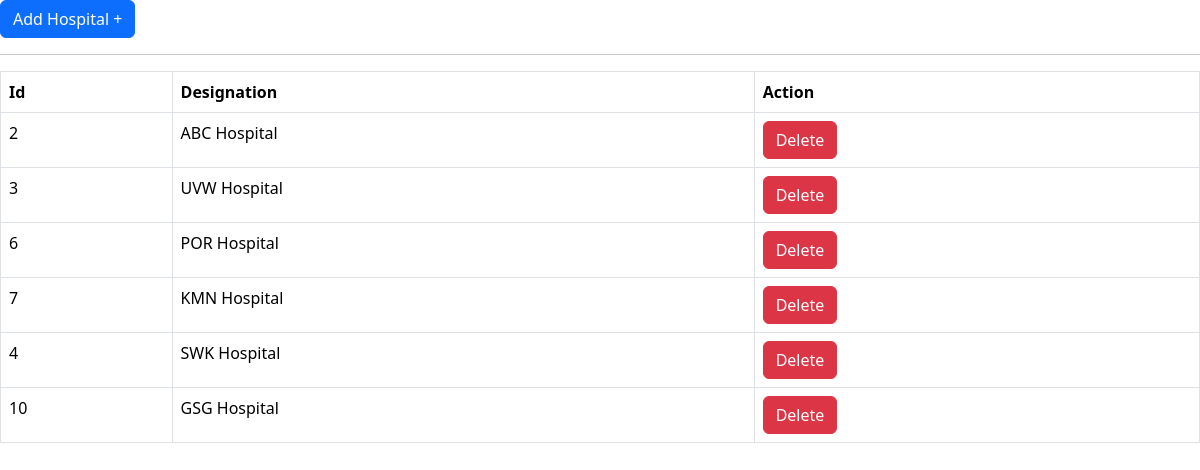
Screenshot of /hospital.php with the database file from the repository.
### tables this page shows
CREATE TABLE `designation` (
  `Id` int(11) NOT NULL,
  `dest` varchar(50) NOT NULL
);

### hospital.php (the view, shortened to what this page needs)
<!DOCTYPE html>
<html lang="en">
<head>
    <link href="https://cdn.jsdelivr.net/npm/bootstrap@5.3.2/dist/css/bootstrap.min.css" rel="stylesheet">
    <link rel="stylesheet" href="https://cdn.jsdelivr.net/npm/bootstrap-icons@1.3.0/font/bootstrap-icons.css">
    <link rel="stylesheet" href="admin.css">
</head>
<body>
<?php
$servername = "localhost";
$username = "root";
$password = "";
$dbname = "pets_care";
$conn = new mysqli($servername, $username, $password, $dbname);
$sql = "SELECT * FROM designation";
$result = $conn->query($sql);
?>
<a class="btn btn-primary" data-bs-toggle="modal" data-bs-target="#addDesignationModal">Add Hospital +</a>
<hr>
<table class="table table-bordered">
<thead>
        <tr>
            <th>Id</th>
            <th>Designation</th>
            <th>Action</th>
        </tr>
    </thead>
    <tbody>
        <?php
        if ($result->num_rows > 0) {
            while ($row = $result->fetch_assoc()) {
                echo "<tr>";
                echo "<td>{$row["Id"]}</td>";
                echo "<td>{$row["dest"]}</td>";
                echo "<td>";
                echo "<form method='POST' action='deleteDesignation.php'>";
                echo "<button type='submit' class='btn btn-danger'>Delete</button>";
                echo "</form>";
                echo "</td>";
                echo "</tr>";
            }
        } else {
            echo "<tr><td colspan='3'>No designations found</td></tr>";
        }
        ?>
    </tbody>
</table>
    </body>
</html>

### rows the page displays
designation: Id "2", dest "ABC Hospital"
designation: Id "3", dest "UVW Hospital"
designation: Id "6", dest "POR Hospital"
designation: Id "7", dest "KMN Hospital"
designation: Id "4", dest "SWK Hospital"
designation: Id "10", dest "GSG Hospital"
